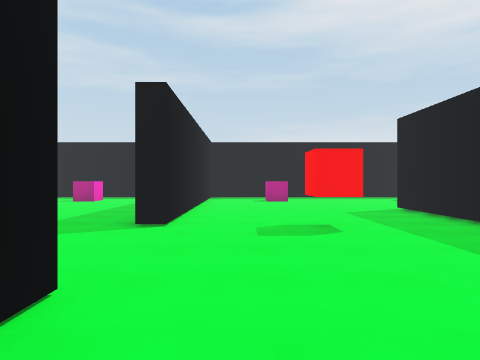
[1] (above)

17 first-person views from a walk through a 3-D level made in the Unity game engine. The camera is 1.5 m above the floor, looks level and sees 75° across. The floor is counted in squares, 2 m on a side. Each view is taken from the middle of a square. On the plan, view 1 faces up. The plan holds only what a view shows up to about 10 squares ahead; the rest is blank. The place goes on beyond the plan. The player character is not drawn.

[2]
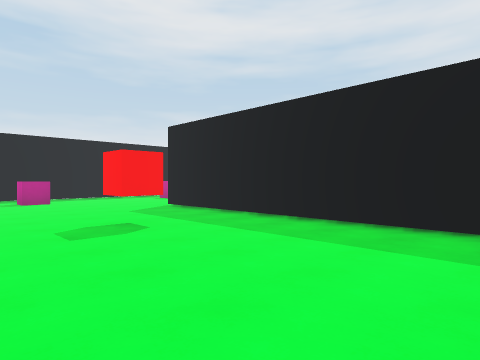

[3]
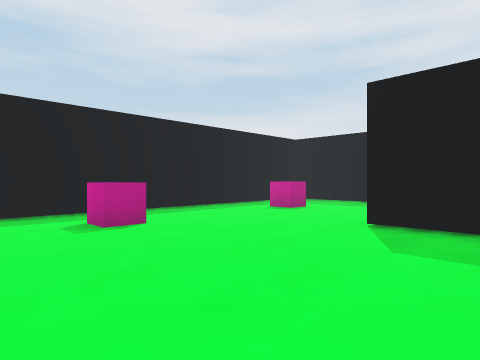

[4]
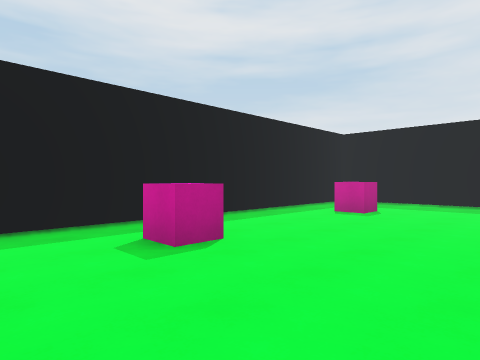

[5]
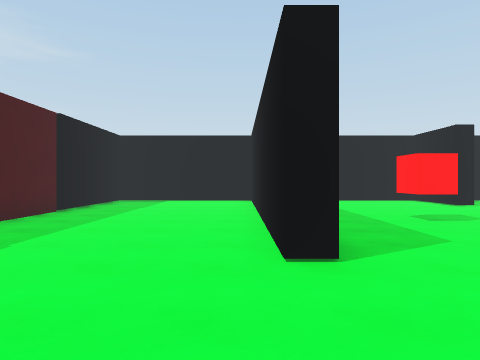

[6]
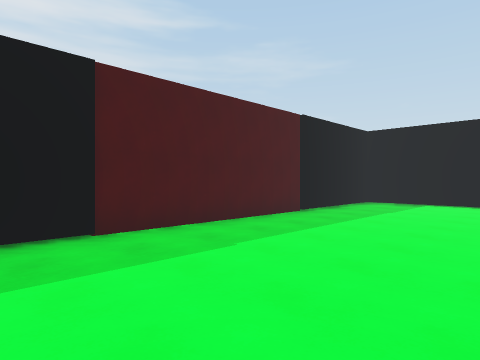

[7]
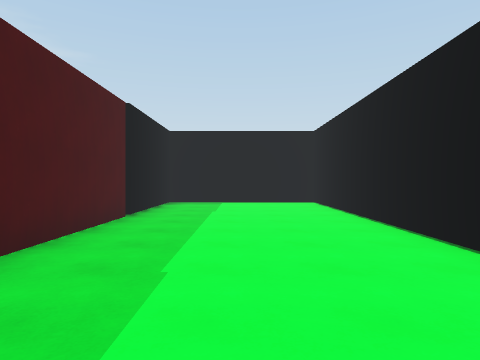

[8]
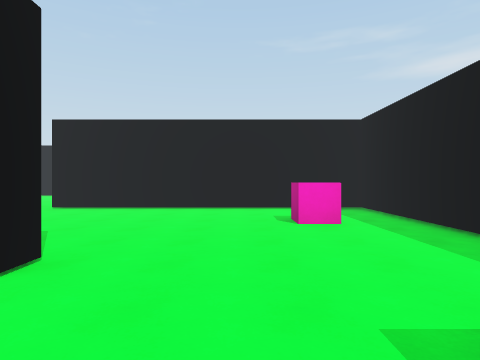

[9]
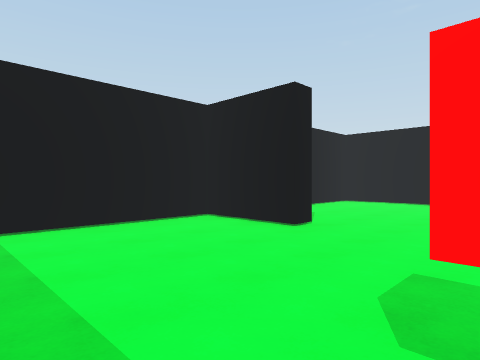

[10]
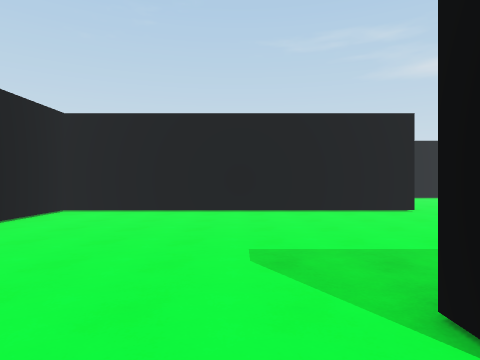

[11]
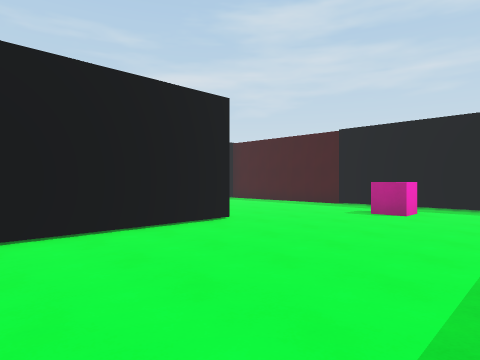

[12]
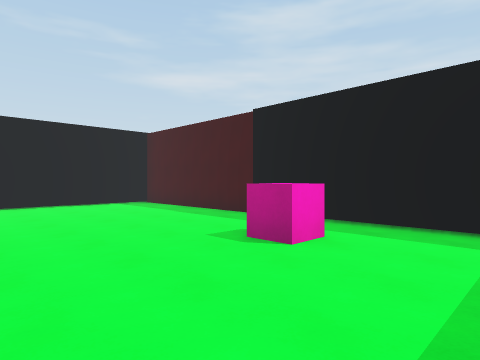

[13]
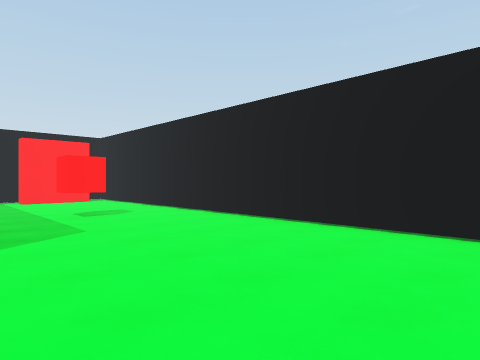

[14]
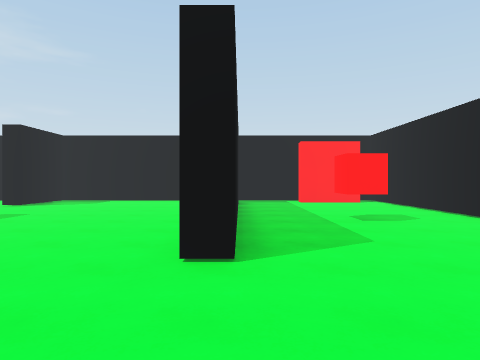

[15]
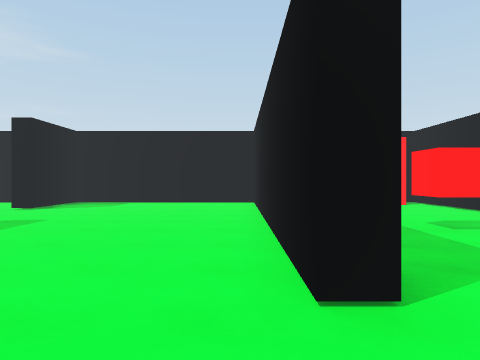

[16]
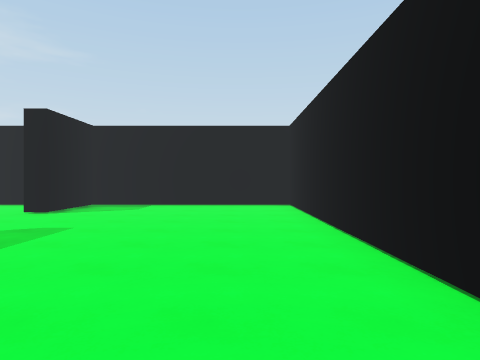

[17]
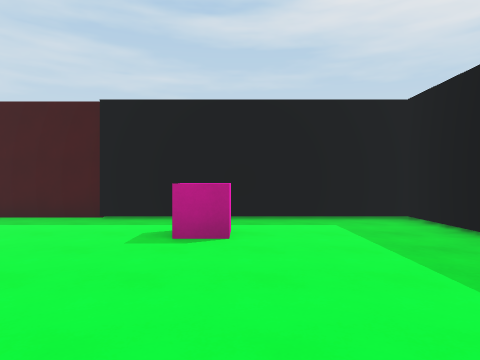

### Floor plan
Ten units are one square. View 1 is at (0, 0); x grows to the right and y downward. Boxes are objects, and circles mark ways between rooms. Rooms are numbered by the first view taken in them; rooms with no view inside come last. Other rooms are left out.
<svg viewBox="-132 -137 230 144">
<path fill="none" stroke="#000" d="M41 -6 41 -82 46 -82 46 0M-17 -21 -12 -21 -12 2 24 2M62 2 90 2M80 -132 -12 -132 -12 -51 -18 -51M93 0 93 -119M-80 -82 -75 -82 -75 2 -17 2 -17 -21M-80 -54 -80 -79M-17 -112 -17 -132 -120 -132M-100 2 -95 2M-127 -125 -127 0M-121 -6 -100 -6"/>
<rect x="5" y="-55" width="10" height="10" fill="#bbb"><title>red cube</title></rect>
<rect x="5" y="-115" width="10" height="10" fill="#bbb"><title>pink cube</title></rect>
<rect x="55" y="-115" width="10" height="10" fill="#bbb"><title>pink cube</title></rect>
<rect x="-105" y="-55" width="10" height="10" fill="#bbb"><title>red cube</title></rect>
<rect x="-65" y="-115" width="10" height="10" fill="#bbb"><title>pink cube</title></rect>
<circle cx="-20" cy="-35" r="3" fill="#2a7"/>
<text x="30" y="-70">1</text>
<text x="-70" y="-70">2</text>
</svg>
Room 1 opens to room 2.

Where each view was taken, in squares from view 1:
view 1: 0 up, 0 right, facing up
view 2: 0 up, 1 left, facing up-right
view 3: 6 up, 1 left, facing up-right
view 4: 8 up, 1 left, facing up-right
view 5: 11 up, 5 right, facing down
view 6: 10 up, 5 right, facing down-right
view 7: 10 up, 7 right, facing down
view 8: 10 up, 7 right, facing left
view 9: 5 up, 3 right, facing down-left
view 10: 4 up, 0 right, facing left
view 11: 4 up, 3 left, facing up-left
view 12: 8 up, 3 left, facing up-left
view 13: 12 up, 8 left, facing down-left
view 14: 11 up, 8 left, facing down
view 15: 10 up, 7 left, facing down
view 16: 9 up, 6 left, facing down
view 17: 7 up, 5 left, facing up
